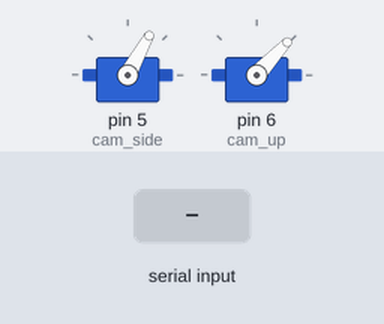
Bench run of a sketch on a simulated Arduino Uno, built with avr-gcc and run on an emulated ATmega328P. On the bench: 2 × servo. The test bench sets the inputs (shaded band).

Above: at 1.21 s.
1.3 s: byte 30 received over Serial
At 2.06 s:
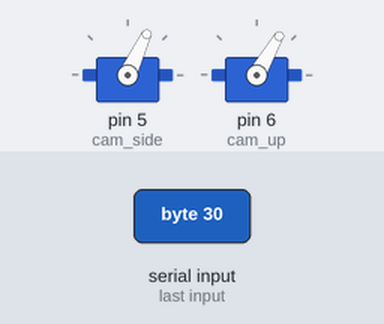
At 4.08 s:
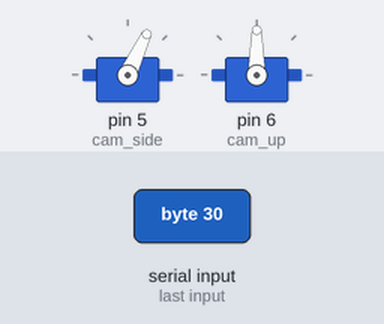
4.3 s: byte 120 received over Serial
At 7.9 s:
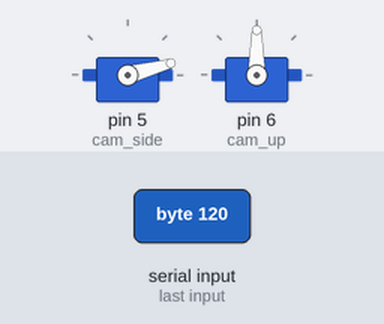
Timing chart, 0 to 9.4 s (numbered marks = the images above; inputs shaded):
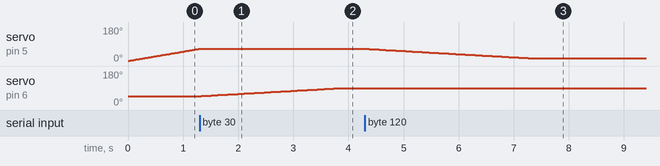

Measured:
- after the input at 1.3 s, servo on pin 5 (cam_side): stays 65° (without the input it goes to 66° after 0.01 s); servo on pin 6 (cam_up): moves from 47° to 90° over 2.5 s, starting at once
- after the input at 4.3 s, servo on pin 5 (cam_side): moves from 65° to 15° over 2.9 s, starting at once

The sketch:

Arduino_Follow.ino
```cpp
#include <Servo.h>

//3 sevos used
Servo cam_up;
Servo cam_side;

//Stored possitions
int cam_up_pos=47; //47 centered
int cam_side_pos=0;

int up_min= 10;
int up_max= 90;
int side_min= 0;
int side_max= 180;

char msg=0x00;
int dir= 0;

int follow_vel=20;
int sweep_vel=20;

 void setup()
{
   Serial.begin(115200);
   //Pin 5 for Servo CamUp
   //Pin 6 for Servo CamSide
   cam_side.attach(5);
   cam_up.attach(6);
}

void loop() {


  //If nothing found, search
  if ( (msg&0x0F)==0x00){
    if (dir == 0 && cam_side_pos == side_max) {
      dir=1;}
    else if (dir == 1 && cam_side_pos == side_min) {
      dir=0;}

    cam_side_pos += (dir==0 && cam_side_pos<side_max);
    cam_side_pos -= (dir==1 && cam_side_pos>side_min);

    cam_side.write(cam_side_pos);
    cam_up_pos=47;
    cam_up.write(cam_up_pos);
    delay(sweep_vel);
  }

  //Follow the ball if is found
  else {

    cam_side_pos += (bitRead(msg, 5) && bitRead(msg, 1) && cam_side_pos<side_max);
    cam_side_pos -= (bitRead(msg, 5) && !bitRead(msg, 1) && cam_side_pos>side_min);

    cam_up_pos += (bitRead(msg, 4) && !bitRead(msg, 0) && cam_up_pos<up_max);
    cam_up_pos -= (bitRead(msg, 4) && bitRead(msg, 0) && cam_up_pos>up_min);

    cam_side.write(cam_side_pos);
    delay(follow_vel);
    cam_up.write(cam_up_pos);
    delay(follow_vel*2);
  }

}

void serialEvent () {
    msg=Serial.read();

    //Adjust search range with received thresh
  if ( (msg >> 4)==0 ) { //0 - 180
    side_min= 0;
    side_max= 180;
    sweep_vel=20;
  }
  else if ( (msg >> 4)==1 ) { //135
    side_min= cam_side_pos-50;
    side_max= cam_side_pos+50;
    sweep_vel=50;
  }
  else if ( (msg >> 4)==2 ) { //90
    side_min= cam_side_pos-35;
    side_max= cam_side_pos+35;
    sweep_vel=75;
  }
  else if ( (msg >> 4)==3 ) { //45
    side_min= cam_side_pos-15;
    side_max= cam_side_pos+15;
    sweep_vel=100;
  }

  //Adjust range between 0 and 180
  if (side_min < 0) {
    side_min-= side_min;
    side_max-= side_min;
  }
  else if (side_max>180) {
    side_min-= side_max-180;
    side_max-= side_max-180;
  }

}
```
